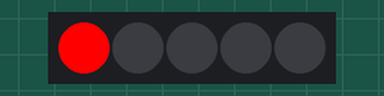
Simulated run of this sketch. Board: ESP8266 (NodeMCU). Shown: 5 RGB LEDs in strip order, left to right.

Above: at 0.12 s.
At 0.87 s:
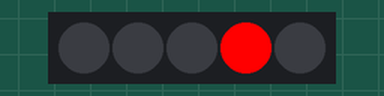
At 1.37 s:
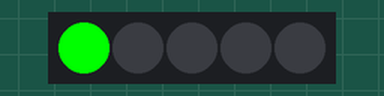
At 1.87 s:
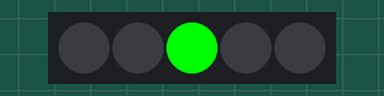
At 2.63 s:
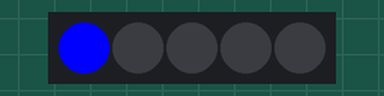
At 3.63 s:
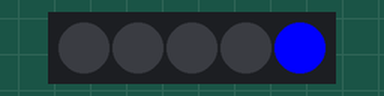
Timing chart, 0 to 40.0 s (numbered marks = the images above):
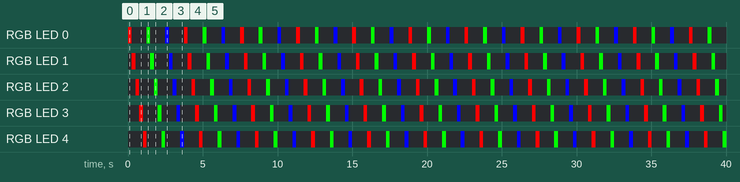

The sketch:

traffic-light-demo.ino
```cpp
#include "FastLED.h" // Sketch -> Include Libraries -> Manage Libraries -> Search for "FastLED" and install.

#define NUM_LEDS 5
#define DATA_PIN D5

// Define the array of leds
CRGB leds[NUM_LEDS];

void setup() {
  FastLED.addLeds<WS2812B, DATA_PIN, GRB>(leds, NUM_LEDS);
}

uint8_t l = 0;
uint8_t c = 0;

void loop() {

  uint8_t r = 255 * (c % 3 == 0);
  uint8_t g = 255 * (c % 3 == 1);
  uint8_t b = 255 * (c % 3 == 2);

  for (int i = 0; i < NUM_LEDS; i++) {
    leds[i] = CRGB(r * (l % NUM_LEDS == i), g * (l % NUM_LEDS == i), b * (l % NUM_LEDS == i));
  }

  if (l % NUM_LEDS == NUM_LEDS - 1) {
    c++;
  }
  l++;

  FastLED.show();
  delay(250);
}
```

Measured:
- by itself, RGB LED 0–4: repeats every 3.8 s: off 1.0 s, RGB(0, 255, 0) 0.25 s, off 1.0 s, RGB(0, 0, 255) 0.25 s, off 1.0 s, RGB(255, 0, 0) 0.25 s
- by itself, everything shown: repeats every 3.8 s, in 15 steps
